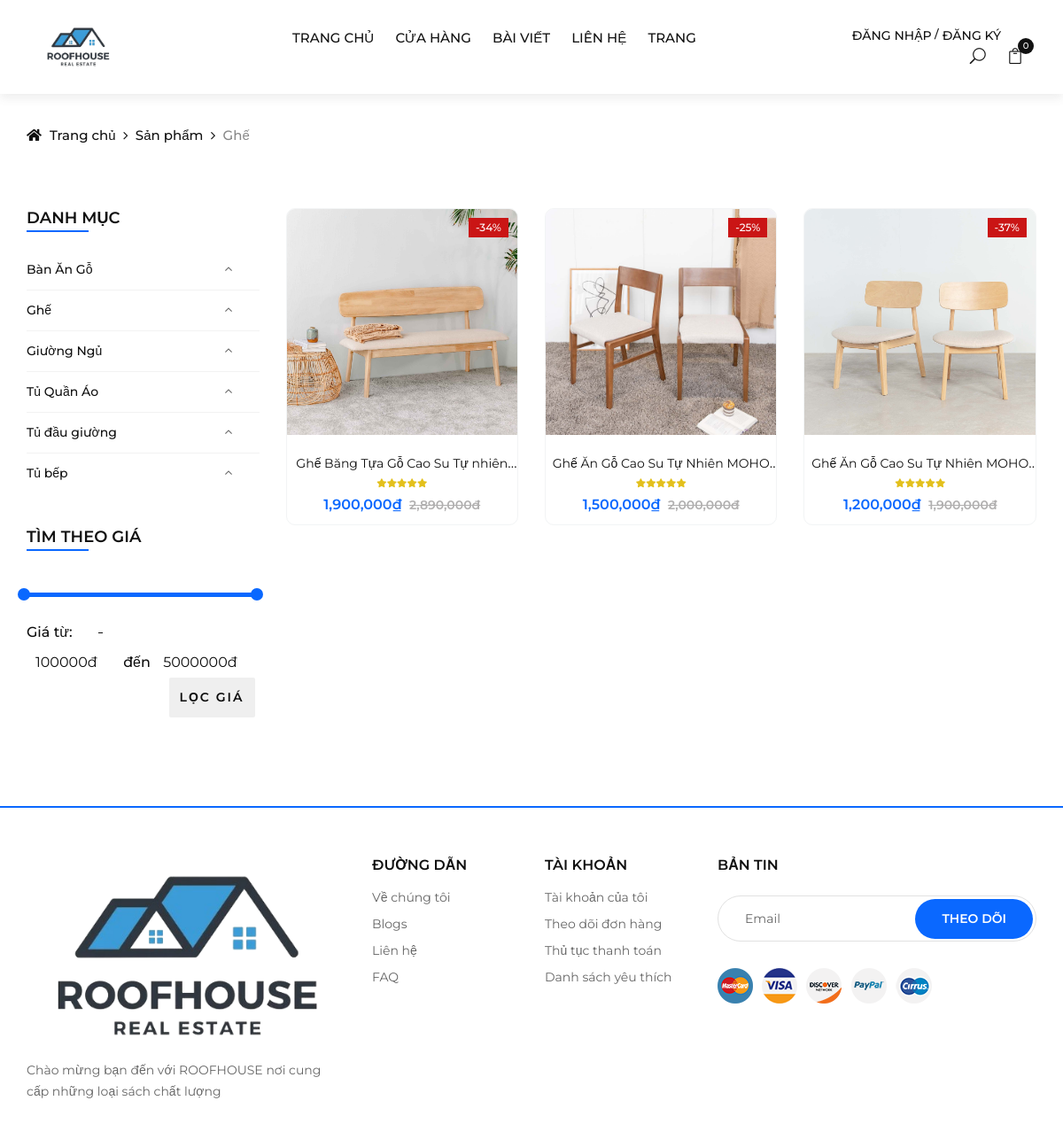
The page /index.php?url=danh-muc-san-pham&id=2 on the database its author committed.
### tables this page shows
CREATE TABLE `categories` (
  `category_id` int(11) NOT NULL,
  `name` varchar(255) NOT NULL,
  `image` varchar(255) NOT NULL,
  `status` tinyint(1) NOT NULL DEFAULT 1
);

CREATE TABLE `products` (
  `product_id` int(11) NOT NULL,
  `category_id` int(11) NOT NULL,
  `name` varchar(255) NOT NULL,
  `image` varchar(255) NOT NULL,
  `quantity` int(11) NOT NULL,
  `price` int(11) NOT NULL,
  `sale_price` int(11) NOT NULL,
  `create_date` datetime NOT NULL DEFAULT current_timestamp(),
  `views` int(11) NOT NULL DEFAULT 0,
  `details` text NOT NULL,
  `short_description` text NOT NULL,
  `status` tinyint(1) NOT NULL DEFAULT 1
);

### models/pdo_library.php (called while the page is built, shortened)
<?php
function pdo_query($sql){
    $sql_args = array_slice(func_get_args(), 1);
    try{
        $conn = pdo_get_connection();
        $stmt = $conn->prepare($sql);
        $stmt->execute($sql_args);
        $rows = $stmt->fetchAll();
        return $rows;
    }
    catch(PDOException $e){
        throw $e;
    }
    finally{
        unset($conn);
    }
}
?>

### models/CategoryModel.php (called while the page is built, shortened)
<?php
    class CategoryModel {
        public function select_all_categories() {
            $sql = "SELECT * FROM categories ORDER BY category_id";
            return pdo_query($sql);
        }
    }
?>

### models/ProductModel.php (called while the page is built, shortened)
<?php
    class ProductModel {
        public function select_products_by_cate($category_id) {
            $sql = "SELECT * FROM products WHERE category_id = ?";
            return pdo_query($sql, $category_id);
        }
        public function discount_percentage($price, $sale_price) {
            $discount_percentage = ($price - $sale_price) / $price * 100;
            $round__percentage = round($discount_percentage, 0)."%";
            return $round__percentage;
        }
    }
    $ProductModel = new ProductModel();
?>

### views/shop-by-category.php (the view, shortened to what this page needs)
<?php
    if(isset($_GET['id']) && $_GET['id'] > 0) {
        $category_id = $_GET['id'];
        $list_products = $ProductModel->select_products_by_cate($category_id);
    }else {
        header("Location: index.php");
    }
    $list_catgories = $CategoryModel->select_all_categories();
?>
<div class="breadcrumb-option">
        <div class="container">
            <div class="row">
                <div class="col-lg-12">
                    <div class="breadcrumb__links">
                        <a href="index.php"><i class="fa fa-home"></i> Trang chủ</a>
                        <a href="index.php?url=cua-hang">
                            Sản phẩm
                        </a>
                        <span>
                            <?php foreach ($list_catgories as $value) {
                                if($value['category_id'] == $category_id) {
                                    echo $value['name'];
                                }
                            } ?>
                        </span>
                    </div>
                </div>
            </div>
        </div>
    </div>
    <section class="shop spad">
        <div class="container">
            <div class="row">
                <div class="col-lg-3 col-md-3">
                    <div class="shop__sidebar">
                        <div class="sidebar__categories">
                            <div class="section-title">
                                <h4>DANH MỤC</h4>
                            </div>
                            <div class="categories__accordion">
                                <div class="accordion" id="accordionExample">
                                    <?php foreach ($list_catgories as $value) {
                                        extract($value);
                                    ?>
                                    <div class="card">
                                        <div class="card-heading active">
                                            <a href="index.php?url=danh-muc-san-pham&id=<?=$category_id?>" >
                                                <?=$name?>
                                            </a>
                                        </div>
                                    </div>
                                    <?php
                                    }
                                    ?>
                                </div>
                            </div>
                        </div>
                        <div class="sidebar__filter">
                            <div class="section-title">
                                <h4>TÌM THEO GIÁ</h4>
                            </div>
                            <div class="filter-range-wrap">
                                <div class="price-range ui-slider ui-corner-all ui-slider-horizontal ui-widget ui-widget-content"
                                data-min="100000" data-max="5000000"></div>
                                <div class="range-slider">
                                    <form action="index.html" method="post">
                                        <div class="price-input">
                                            <p>Giá từ:</p> <br>
                                            <input type="text" id="minamount" > <p>đến</p>
                                            <input type="text" id="maxamount" > <br>
                                            <input type="submit" class="filter-price" name="" value="LỌC GIÁ">
                                        </div>
                                    </form>
                                </div>
                            </div>
                        </div>
                    </div>
                </div>
                <?php if(count($list_products) >0) {?>
                <div class="col-lg-9 col-md-9">
                    <div class="row">
                        <?php foreach ($list_products as $value) {
                            extract($value);
                            $discount_percentage = $ProductModel->discount_percentage($price, $sale_price);
                        ?>
                        <div class="col-lg-4 col-md-6 col-6-rp-mobile">
                            <div class="product__item sale">
                                <div class="product__item__pic set-bg" data-setbg="upload/<?=$image?>">
                                    <div class="label_right sale">-<?=$discount_percentage?></div>
                                    <ul class="product__hover">
                                    </ul>
                                </div>
                                <div class="product__item__text">
                                    <h6 class="text-truncate-1"><a href="product-details.html"><?=$name?></a></h6>
                                    <div class="rating">
                                        <i class="fa fa-star"></i>
                                        <i class="fa fa-star"></i>
                                        <i class="fa fa-star"></i>
                                        <i class="fa fa-star"></i>
                                        <i class="fa fa-star"></i>
                                    </div>
                                    <div class="product__price"><?=number_format($sale_price)."₫"?> <span><?=number_format($price)."đ"?> </span></div>
                                </div>
                            </div>
                        </div>
                        <?php
                        }
                        ?>
                    </div>
                </div>
                <?php }?>
            </div>
        </div>
    </section>

### components/head.php (shortened to what this page needs)
<!DOCTYPE html>
<html lang="zxx">
<head>
    <link rel="stylesheet" href="public/css/bootstrap.min.css" type="text/css">
    <link rel="stylesheet" href="public/css/font-awesome.min.css" type="text/css">
    <link rel="stylesheet" href="public/css/elegant-icons.css" type="text/css">
    <link rel="stylesheet" href="public/css/jquery-ui.min.css" type="text/css">
    <link rel="stylesheet" href="public/css/magnific-popup.css" type="text/css">
    <link rel="stylesheet" href="public/css/owl.carousel.min.css" type="text/css">
    <link rel="stylesheet" href="public/css/slicknav.min.css" type="text/css">
    <link rel="stylesheet" href="public/css/style.css" type="text/css">
    <link rel="stylesheet" href="https://use.fontawesome.com/releases/v5.7.2/css/all.css"
 />
    <link rel="stylesheet" href="https://cdnjs.cloudflare.com/ajax/libs/toastr.js/latest/toastr.min.css">
</head>

### components/header.php (shortened to what this page needs)
<body>
    <header class="header">
        <div class="container">
            <div class="row">
                <div class="col-xl-3 col-lg-2">
                    <div class="header__logo">
                        <a href="index.php"><img style="max-height: 50px" src="public/img/logoduan.PNG" alt=""></a>
                    </div>
                </div>
                <div class="col-xl-6 col-lg-7">
                    <nav class="header__menu">
                        <ul>
                            <li ><a href="index.php">TRANG CHỦ</a></li>
                            <li><a href="index.php?url=cua-hang">Cửa hàng</a></li>
                            <li><a href="./public/blog.html">BÀI viẾT</a></li>
                            <li><a href="index.php?url=lien-he">LIÊN HỆ</a></li>
                            <li><a href="#">Trang</a>
                            </li>
                        </ul>
                    </nav>
                </div>
                <div class="col-lg-3">
                    <div class="header__right">
                        <?php if(isset($_SESSION['user'])) { ?>
                            <div class="header__right__auth acount">
                                <a href="index.php?url=thong-tin-tai-khoan">
                                    <img src="upload/<?=$_SESSION['user']['image']?>" alt=""><?=$_SESSION['user']['username']?>
                                </a>
                            </div>
                        <?php
                        } else {
                        ?>
                            <div class="header__right__auth">
                                <a href="index.php?url=dang-nhap">Đăng nhập</a>
                                <a href="index.php?url=dang-ky">Đăng ký</a>
                            </div>
                        <?php
                        }
                        ?>
                        <?php if(isset($_SESSION['user'])) {?>
                        <ul class="header__right__widget">
                            <li><span class="icon_search search-switch"></span></li>
                            <li><a id="cart-mini" href="#"><span class="icon_bag_alt"></span>
                                <div class="tip"><?=$count_carts?></div>
                            </a></li>
                        </ul>
                        <?php }else {?>
                        <ul class="header__right__widget">
                            <li><span class="icon_search search-switch"></span></li>
                            <li><a onclick="alert('Vui lòng đăng nhập để sử dụng chức năng')" id="cart-mini" href="dang-nhap"><span class="icon_bag_alt"></span>
                                <div class="tip">0</div>
                            </a></li>
                        </ul>
                        <?php }?>
                    </div>
                </div>
            </div>
        </div>
    </header>

### index.php (shortened to what this page needs)
<?php
    require_once "models/pdo_library.php";
    require_once "models/ProductModel.php";
    require_once "models/CategoryModel.php";
    require_once "components/head.php";
    require_once "components/header.php";
    if(!isset($_GET['url'])) {
        require_once "views/home.php";
    }else {
        switch ($_GET['url']) {
            case 'danh-muc-san-pham':
                require_once "views/shop-by-category.php";
                break;
        }
    }
    require_once "components/footer.php";
?>

### components/footer.php (shortened to what this page needs)
<div style="border: 1px solid #0A68FF;"></div>
<footer class="footer">
    <div class="container">
        <div class="row">
            <div class="col-lg-4 col-md-6 col-sm-7">
                <div class="footer__about">
                    <div class="footer__logo">
                        <a href="./index.html"><img src="public/img/logoduan.png" alt=""></a>
                    </div>
                    <p>Chào mừng bạn đến với ROOFHOUSE nơi cung cấp những loại sách chất lượng</p>
                </div>
            </div>
            <div class="col-lg-2 col-md-3 col-sm-5">
                <div class="footer__widget">
                    <h6>ĐƯỜNG DẪN</h6>
                    <ul>
                        <li><a href="#">Về chúng tôi</a></li>
                        <li><a href="#">Blogs</a></li>
                        <li><a href="#">Liên hệ</a></li>
                        <li><a href="#">FAQ</a></li>
                    </ul>
                </div>
            </div>
            <div class="col-lg-2 col-md-3 col-sm-4">
                <div class="footer__widget">
                    <h6>tÀI khoẢN</h6>
                    <ul>
                        <li><a href="#">Tài khoản của tôi</a></li>
                        <li><a href="#">Theo dõi đơn hàng</a></li>
                        <li><a href="#">Thủ tục thanh toán</a></li>
                        <li><a href="#">Danh sách yêu thích</a></li>
                    </ul>
                </div>
            </div>
            <div class="col-lg-4 col-md-8 col-sm-8">
                <div class="footer__newslatter">
                    <h6>BẢN TIN</h6>
                    <form action="#">
                        <input type="text" placeholder="Email">
                        <button type="submit" class="site-btn">Theo dõi</button>
                    </form>
                    <div class="footer__payment">
                        <a href="#"><img src="public/img/payment/payment-1.png" alt=""></a>
                        <a href="#"><img src="public/img/payment/payment-2.png" alt=""></a>
                        <a href="#"><img src="public/img/payment/payment-3.png" alt=""></a>
                        <a href="#"><img src="public/img/payment/payment-4.png" alt=""></a>
                        <a href="#"><img src="public/img/payment/payment-5.png" alt=""></a>
                    </div>
                </div>
            </div>
        </div>
    </div>
</footer>
</body>
</html>

### rows shown on the page
categories: name "Ghế"
categories: name "Bàn Ăn Gỗ"
categories: name "Giường Ngủ"
categories: name "Tủ Quần Áo"
categories: name "Tủ đầu giường"
categories: name "Tủ bếp"
products: shows a picture, discount_percentage "34%", name "Ghế Băng Tựa Gỗ Cao Su Tự…", sale_price "1,900,000", price "2,890,000"
products: shows a picture, discount_percentage "25%", name "Ghế Ăn Gỗ Cao Su Tự Nhiên…", sale_price "1,500,000", price "2,000,000"
products: shows a picture, discount_percentage "37%", name "Ghế Ăn Gỗ Cao Su Tự Nhiên…", sale_price "1,200,000", price "1,900,000"
